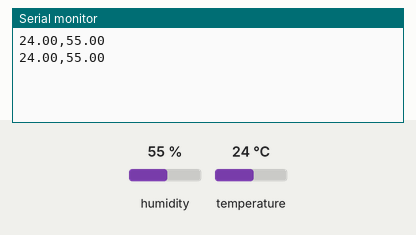
Simulated run of this sketch. Board: Arduino Uno, built with avr-gcc and run on an emulated ATmega328P. Parts: the last lines printed to the serial monitor. Inputs (shaded band) come from the test bench; at power-on: humidity 55 %, temperature 24 °C.

Above: at 1.7 s.
1.8 s: humidity set to 22 %
At 4.3 s:
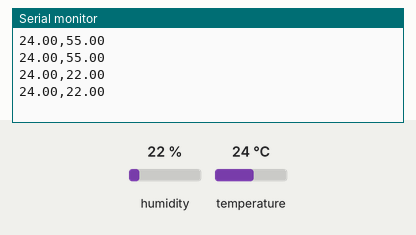
4.5 s: temperature set to 12 °C
At 5.4 s:
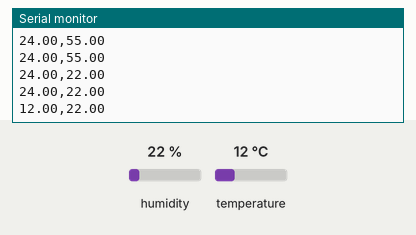
7.2 s: humidity set to 40 %
At 8.1 s:
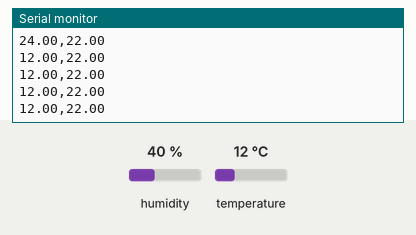
Timing chart, 0 to 10.2 s (numbered marks = the images above; inputs shaded):
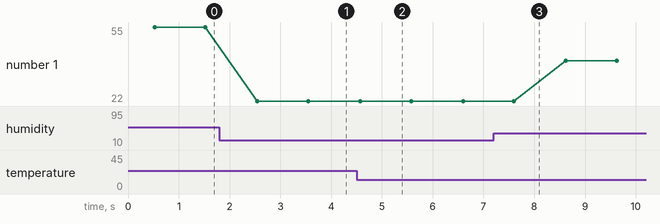

The sketch:

MeasuringTemperatureandHumidityWithDHT11.ino
```cpp
#include "DHT.h"
#define DHTPIN 4
#define DHTTYPE DHT11

float tempF;
float tempC;
float humidity;

int setTime=500;
int dt=1000;

DHT TH(DHTPIN,DHTTYPE);
void setup() {
  // put your setup code here, to run once:
  Serial.begin(115200);
  TH.begin();
  delay(setTime);
}

void loop() {
  // put your main code here, to run repeatedly:
  tempC=TH.readTemperature();
  tempF=TH.readTemperature(true);
  humidity=TH.readHumidity();

  Serial.print(tempC);
  Serial.print(",");
  //Serial.print(tempF);
  //Serial.print(" °F - ");
  Serial.println(humidity);
  delay(dt);
}
```

Measured:
- after the input at 1.8 s, the serial monitor: prints a new line after 0.75 s (image 1)
- after the input at 4.5 s, the serial monitor: prints a new line after 0.07 s (image 2)
- plotted number 1: 55 → 22 after the input at 1.8 s, 22 → 40 after the input at 7.2 s
